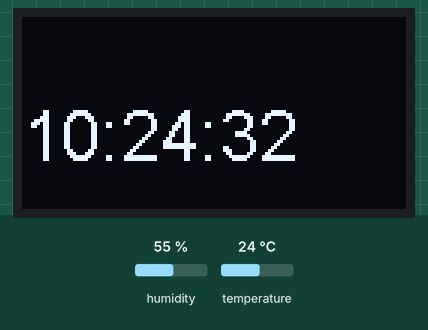
This sketch was run on a simulated ESP32. On the bench: 128×64 one-colour display. The test bench sets the inputs (shaded band); at power-on: humidity 55 %, temperature 24 °C. WiFi joins after 1.5 s; servers stay silent unless stated; network time is answered at once with the bench clock; the local clock reads 2024-03-15 10:24:30 at power-on unless the sketch sets it; what the sketch prints to the serial monitor is not drawn.

Above: at 2.7 s.
2.8 s: humidity set to 22 %
At 6.7 s:
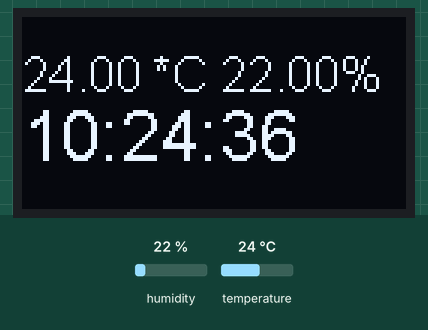
8.5 s: temperature set to 12 °C
At 12.4 s:
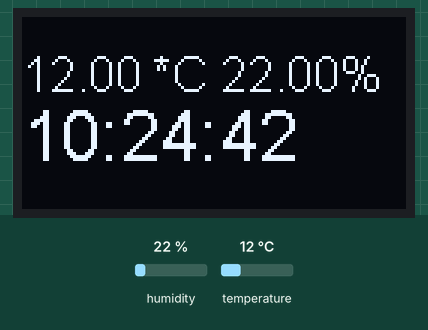
14.0 s: humidity set to 40 %
At 17.6 s:
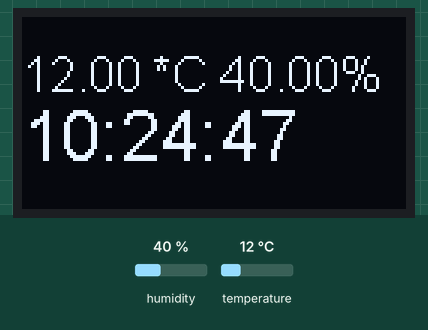
18.0 s: temperature set to 19 °C
At 23.3 s:
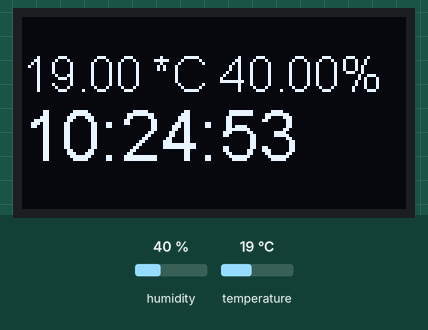
Timing chart, 0 to 24.6 s (numbered marks = the images above; inputs shaded):
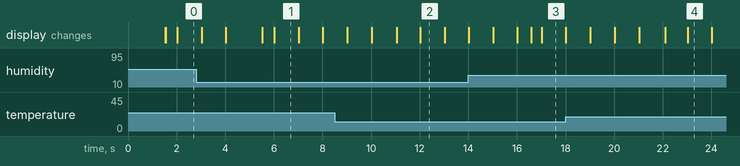

The sketch:

0.ino
```cpp
#include <WiFi.h>
#include <DHT.h>
#include <Wire.h>
#include "SSD1306.h"
//#include "esp_system.h"

#include <NTPClient.h>
#include <WiFiUdp.h>


dht DHT;
SSD1306 display(0x3c, 15, 13);

#define DHT22_PIN 5

#define NTP_OFFSET 2 * 60 * 60 // In seconds
#define NTP_INTERVAL 60 * 1000 * 60 // In miliseconds
#define NTP_ADDRESS "0.cz.pool.ntp.org"

// Replace with your network credentials
const char* ssid     = "Rafay";
const char* password = "hash123mi123";

WiFiServer server(8080);

// Temporary variables
static char celsiusTemp[7];
static char humidityTemp[7];

// Client variables
char linebuf[80];
int charcount = 0;

unsigned long startTimeTemp;
unsigned long startTimeTime;
String motd;
int day = -1;

WiFiUDP ntpUDP;
NTPClient timeClient(ntpUDP, NTP_ADDRESS, NTP_OFFSET, NTP_INTERVAL);

/* hw_timer_t *timer = NULL;

void IRAM_ATTR resetModule(){
    ets_printf("reboot\n");
    esp_restart_noos();
} */

void setup() {
  startTimeTemp = millis();
  startTimeTime = millis();
  //Initialize serial and wait for port to open:
  Serial.begin(115200);
  while (!Serial) {
    ; // wait for serial port to connect. Needed for native USB port only
  }

/*  timer = timerBegin(0, 80, true); //timer 0, div 80
  timerAttachInterrupt(timer, &resetModule, true);
  timerAlarmWrite(timer, 600000000, false); //set time in us
  timerAlarmEnable(timer); //enable interrupt
*/

  display.init();


  // We start by connecting to a WiFi network
  Serial.println();
  Serial.println();
  Serial.print("Connecting to ");
  Serial.println(ssid);

  WiFi.begin(ssid, password);

  // attempt to connect to Wifi network:
  while (WiFi.status() != WL_CONNECTED) {
    // Connect to WPA/WPA2 network. Change this line if using open or WEP network:
    delay(500);
    Serial.print(".");
  }
  Serial.println("");
  Serial.println("WiFi connected");
  Serial.println("IP address: ");
  Serial.println(WiFi.localIP());

  server.begin();
  motd = String("Listening on ") + WiFi.localIP().toString();
  display.setFont(ArialMT_Plain_10);
  display.drawString(0, 0, motd);
  //display.setContrast(10,5,0);
  display.display();
}

void loop() {
    if (WiFi.status() != WL_CONNECTED) {
      wifiReconnect();
    }
    // listen for incoming clients
    WiFiClient client = server.available();
    if (millis() - startTimeTime >= 500) {
      // update time
      timeClient.update();
      String formattedTime = timeClient.getFormattedTime();


      if (timeClient.getHours() > 7 && timeClient.getHours() < 21){
        // day
        if (day != 1){
          display.clear();
          display.setContrast(100);
          display.displayOn();
          day = 1;
        }
      } else {
        // night
        if (day != 0){
          display.clear();
          display.setContrast(1,1,0);
          display.displayOff();
          day = 0;
        }
      }

      display.setColor(BLACK);
      display.fillRect(0, 26, 128, 24);
      display.setColor(WHITE);

      if (day == 1){
        display.setFont(ArialMT_Plain_24);
      }else{
        display.setFont(ArialMT_Plain_10);
      }

      display.drawString(0, 26, formattedTime);
      display.display();
    }
    if (millis() - startTimeTemp >= 5000) {
      // 5 seconds have elapsed. ... do something interesting ...
      getDhtValues();
      display.setColor(BLACK);
      display.fillRect(0, 10, 128, 16);
      display.setColor(WHITE);

      if(day == 1){
        display.setFont(ArialMT_Plain_16);
        display.drawString(0, 10, String(DHT.temperature) + " *C " + String(DHT.humidity) + "%");
      }else{
        display.setFont(ArialMT_Plain_10);
        display.drawString(0, 10, String(DHT.temperature) + " *C ");
      }
      display.display();
      startTimeTemp = millis();
    }
    if (!client) {
        return;
    }

    //timerWrite(timer, 0); //reset timer (feed watchdog)

    Serial.println("");
    Serial.println("New client");

    // Wait for data from client to become available
    while(client.connected() && !client.available()){
        delay(1);
    }

    // Read the first line of HTTP request
    String req = client.readStringUntil('\r');

    // First line of HTTP request looks like "GET /path HTTP/1.1"
    // Retrieve the "/path" part by finding the spaces
    int addr_start = req.indexOf(' ');
    int addr_end = req.indexOf(' ', addr_start + 1);
    if (addr_start == -1 || addr_end == -1) {
        Serial.print("Invalid request: ");
        Serial.println(req);
        return;
    }
    req = req.substring(addr_start + 1, addr_end);
    Serial.print("Request: ");
    Serial.println(req);
    client.flush();


    if (req == "/getNice")
    {
          getDhtValues();
          Serial.print("Humidity: ");
          Serial.print(DHT.humidity);
          Serial.print(" %\t Temperature: ");
          Serial.print(DHT.temperature);
          Serial.print(" *C \n");
          // send a standard http response header
          clientSendHeader(client);
          client.println("<!DOCTYPE HTML><html><head><meta name=\"viewport\" content=\"width=device-width, initial-scale=1\">");
          client.println("<meta http-equiv=\"refresh\" content=\"30\"></head>");
          client.println("<body><div style=\"font-size: 3.5rem;\"><p>ESP32 - DHT</p><p>");
          if (DHT.temperature >= 25) {
            client.println("<div style=\"color: #930000;\">");
          }
          else if (DHT.temperature < 25 && DHT.temperature >= 5) {
            client.println("<div style=\"color: #006601;\">");
          }
          else if (DHT.temperature < 5) {
            client.println("<div style=\"color: #009191;\">");
          }
          client.println(DHT.temperature);
          client.println("*C</p></div>");
          client.println(DHT.humidity);
          client.println("%</p></div>");
          client.println("</body></html>");
        Serial.println("Sending 200");
    }
    else if(req == "/get"){
      // temp:humidity:retries
      getDhtValues();
      clientSendHeader(client);
      client.println(String(DHT.temperature) + ":" + String(DHT.humidity) + ":0");
    }
    else
    {
        String s;
        s = "HTTP/1.1 404 Not Found\r\n\r\n";
        client.print(s);
        Serial.println("Sending 404");
    }


    Serial.println("Done with client");
}

void getDhtValues(){
          int check;
          check = 1;
          while(check != 0 && check < 10){
            int chk = DHT.read22(DHT22_PIN);
            switch (chk)
            {
            case DHTLIB_OK:
                check = 0;
                Serial.print("OK,\t");
                break;
            case DHTLIB_ERROR_CHECKSUM:
                check++;
                Serial.print("Checksum error,\t");
                break;
            case DHTLIB_ERROR_TIMEOUT:
                check++;
                Serial.print("Timeout error,\t");
                break;
            default:
                check++;
                Serial.print("Unknown error,\t");
                break;
            }
            delay(500);
          }

          //return DHT;
}

void clientSendHeader(WiFiClient &client){
        client.println("HTTP/1.1 200 OK");
        client.println("Content-Type: text/html");
        client.println("Connection: close");  // the connection will be closed after completion of the response
        client.println();
}

void wifiReconnect() {
  while (WiFi.status() != WL_CONNECTED) {
    WiFi.begin(ssid, password);
    for(int i=0; i<=50; i++) {
      digitalWrite(LED_BUILTIN, HIGH);
      delay(100);
      Serial.print(".");
      digitalWrite(LED_BUILTIN, LOW);
      delay(100);
    }
  }
}
```

Measured:
- what the display in image 1 shows lasts 1.0 s, from 6.0 s to 7.0 s
